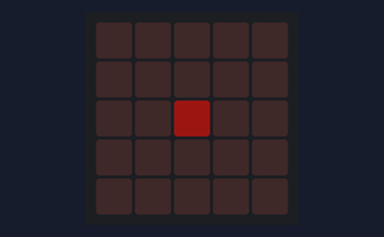
Simulated run of this program. Board: BBC micro:bit running MicroPython. On the bench: the board's 5×5 LED display. Dim RGB values are drawn brighter than linear.

Above: at 0.1 s.
At 1.1 s:
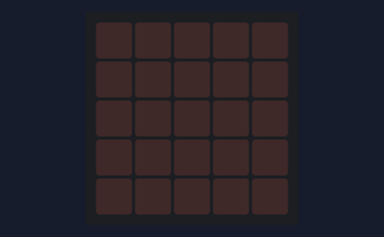

The program:

microbit-Blynk.py
```python
# Add your Python code here. E.g.
from microbit import *

while True:
    ledOn = Image("00000:"
                "00000:"
                "00100:"
                "00000:"
                "00000")
    ledOff = Image("00000:"
                "00000:"
                "00000:"
                "00000:"
                "00000")
    all_led = [ledOn, ledOff]
    display.show(all_led, delay=1000)
```

Measured:
- what the display in image 1 shows lasts 1.0 s, from 1.0 s to 2.0 s
